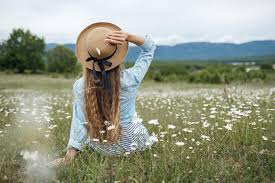
#> input picture semester_8_(spring-25)/digital_image_processing/codes/image.png, 275 x 183 px
$ jupyter execute assignment-1.ipynb
#> lines starting #> are read from the running program, lines starting #| are printed output that depends on the picture; after the words box and inside, x2 and y2 are one past the last pixel; in counts of white or black regions, pixels touching at a corner belong together
[cell 1]
# Import Packages
import cv2
import numpy as np
import matplotlib.pyplot as plt

[cell 2]
# Load the image in grayscale
image = cv2.imread('./image.png', cv2.IMREAD_GRAYSCALE)
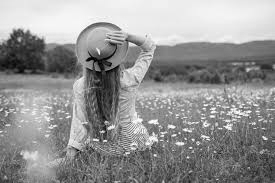
#> image: shape (183, 275); min 1, max 254, mean 148.6
if image is None:
    print("Error: Image not found or unable to open.")

### **Activity 1: Thresholding**

**Question:**
Thresholding is a gray-level transformation technique that enhances image contrast by modifying pixel intensity values based on a specified threshold $m$. Pixel values below the threshold are set to a lower intensity (commonly black), and values above the threshold are set to a higher intensity (commonly white). This produces a binary or high-contrast image that highlights specific features or regions of interest.

In other words, if a pixel value $r$ is:

-   $r < m$, then new pixel value $s = 0$ (black)
-   $r \geq m$, then new pixel value $s = L-1$ (white, where $L$ is max gray level, typically 255)

### **Explanation:**

-   Thresholding simplifies an image by converting it to black and white based on the threshold value $m$.
-   It is useful for separating objects from the background, especially when there is a clear difference in intensity.
-   Choosing the right threshold $m$ is crucial — too low or too high can cause loss of important details.
-   This operation results in a binary image emphasizing important features for further processing, like object detection or segmentation.

[cell 3]
threshold_value = 127
_, thresh_image = cv2.threshold(image, threshold_value, 255, cv2.THRESH_BINARY)
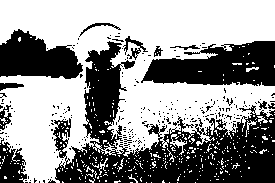
#> thresh_image: shape (183, 275); 58% white; 246 black regions (233 under 20 px), largest, box (x1, y1, x2, y2) and area: (53, 41, 275, 183) 12097, (141, 41, 275, 86) 4125, (0, 29, 83, 79) 2759

# Plot the original and thresholded images
plt.figure(figsize=(10,5))

plt.subplot(1,2,1)
plt.title('Original Image')
plt.axis('off')
plt.imshow(image, cmap='gray')

plt.subplot(1,2,2)
plt.title(f'Thresholded Image (threshold={threshold_value})')
plt.axis('off')
plt.imshow(thresh_image, cmap='gray')

plt.show()
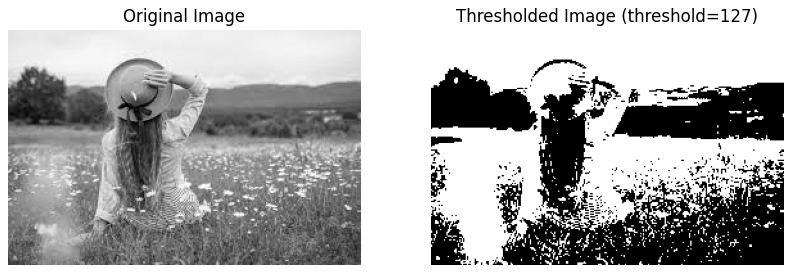
#> figure drawn by matplotlib, 2 panels

### **Activity 2: Negative Transformation**

**Question:**
Negative transformation inverts the gray levels of an image. For an image with intensity values ranging from 0 to L – 1, the transformation is defined as:

$$
s = L - 1 - r
$$

where:

-   $r$ is the original pixel value
-   $L$ is the number of gray levels (usually 256 for 8-bit images)
-   $s$ is the transformed pixel value

This transformation reverses the intensity levels, making light areas appear dark and vice versa. It is useful for enhancing features in dark regions.

### **Explanation:**

-   The image is loaded in grayscale.
-   $L$ is set to 256 (for 8-bit images).
-   The negative transformation formula $s = L-1-r$ is applied pixel-wise.
-   The original and negative images are displayed along with their histograms to visualize the pixel intensity distribution before and after transformation.

[cell 4]
L = 256
negative_image = L - 1 - image
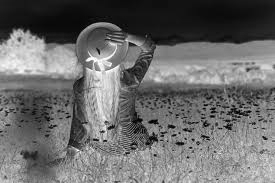
#> negative_image: shape (183, 275); min 1, max 254, mean 106.4
fig, axes = plt.subplots(2, 2, figsize=(12, 8))

axes[0,0].imshow(image, cmap='gray')
axes[0,0].set_title('Original Image')
axes[0,0].axis('off')

axes[0,1].hist(image.ravel(), bins=256, range=[0,256])
axes[0,1].set_title('Histogram of Original Image')

axes[1,0].imshow(negative_image, cmap='gray')
axes[1,0].set_title('Negative Image')
axes[1,0].axis('off')

axes[1,1].hist(negative_image.ravel(), bins=256, range=[0,256])
axes[1,1].set_title('Histogram of Negative Image')

plt.tight_layout()
plt.show()
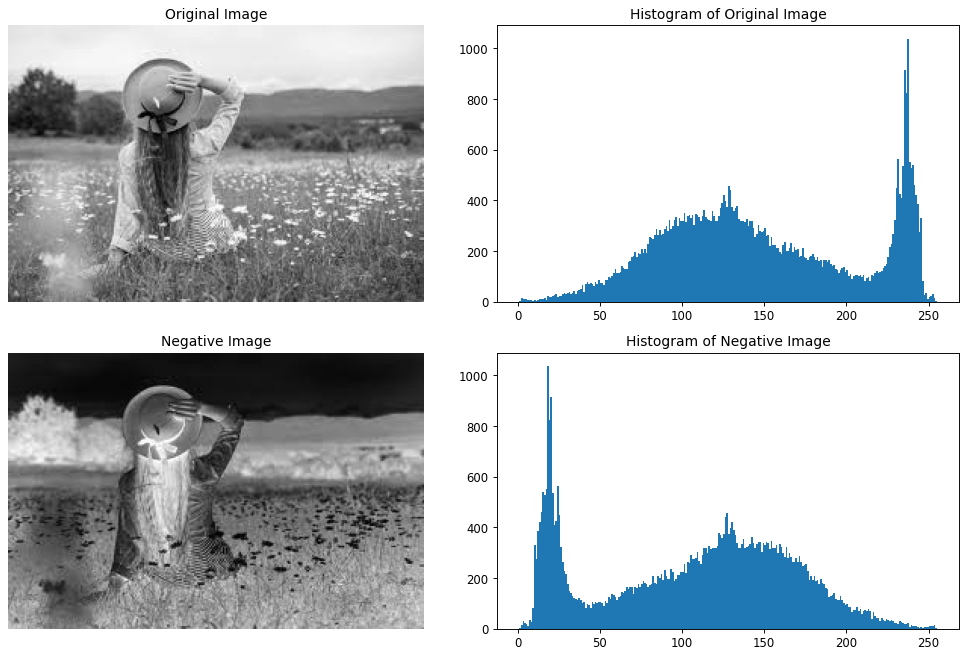
#> figure drawn by matplotlib, 4 panels; panel 2: tallest bar 1038 high, from x = 237 to 238; panel 4: tallest bar 1038 high, from x = 18 to 19

### **Activity 3: Logarithmic Transformation**

**Question:**
Logarithmic transformation is used to expand the range of dark pixel values while compressing the range of bright ones. It is defined as:

$$
s = c \cdot \log(1 + r)
$$

where:

-   $r$ is the pixel intensity value (input)
-   $s$ is the output pixel value
-   $c$ is a constant to scale the output intensity values

This transformation is particularly effective for images with a large range of intensity values and improves detail visibility in darker areas.

### **Explanation:**

-   Image is loaded in grayscale.
-   We convert the image pixel values to `float` for accurate logarithmic calculation.
-   Calculate constant $c$ to normalize the output to 0-255 range.
-   Apply the log transform $s = c \times \log(1 + r)$ on each pixel.
-   Convert the resulting image back to 8-bit unsigned integer.
-   Show the original and the log-transformed images side-by-side.

[cell 5]
image_float = image.astype(float)
c = 255 / np.log(1 + np.max(image_float))
#> c = 46.02
log_image = c * np.log(1 + image_float)
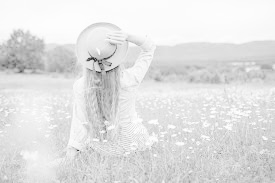
#> log_image: shape (183, 275) float64; min 31.9, max 255, mean 226.1

log_image = np.array(log_image, dtype=np.uint8)

# Plot original and log transformed images
plt.figure(figsize=(10,5))

plt.subplot(1,2,1)
plt.title('Original Image')
plt.axis('off')
plt.imshow(image, cmap='gray')

plt.subplot(1,2,2)
plt.title('Logarithmic Transformed Image')
plt.axis('off')
plt.imshow(log_image, cmap='gray')

plt.show()

### **Activity 4: Power-Law (Gamma) Transformation**

**Question:**
This transformation modifies the contrast of an image according to the equation:

$$
s = c \cdot r^{\gamma}
$$

where:

-   $r$ is the normalized pixel value (0 to 1)
-   $\gamma$ determines the degree of enhancement
-   $c$ is a scaling constant (often 1 for normalization)

Gamma correction is widely used in image enhancement to brighten or darken images.

### **Explanation:**

-   The image is loaded in grayscale.
-   Pixel values are normalized to \[0,1].
-   We define several gamma values to see different effects (less than 1 brightens, greater than 1 darkens).
-   For each gamma, the power-law transform $s = r^\gamma$ is applied.
-   Results are converted back to 8-bit scale.
-   Original and gamma-corrected images are plotted side-by-side for easy comparison.

[cell 6]
image_norm = image / 255.0
gamma_values = [0.3, 0.6, 1.0, 1.5, 2.0]

plt.figure(figsize=(15, 5))

plt.subplot(1, len(gamma_values) + 1, 1)
plt.imshow(image, cmap='gray')
plt.title('Original')
plt.axis('off')

for i, gamma in enumerate(gamma_values, start=2):
    gamma_corrected = np.power(image_norm, gamma)
    gamma_corrected = np.uint8(gamma_corrected * 255)

    plt.subplot(1, len(gamma_values) + 1, i)
    plt.imshow(gamma_corrected, cmap='gray')
    plt.title(f'Gamma = {gamma}')
    plt.axis('off')
#> this loop made 5 passes
#> pass 1, `gamma_corrected = np.power(image_norm, gamma)`:
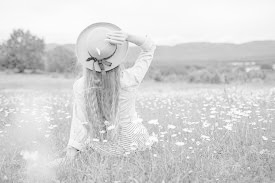
#> gamma_corrected: shape (183, 275) float64; min 0.19, max 0.999, mean 0.834
#> pass 2, `gamma_corrected = np.power(image_norm, gamma)`:
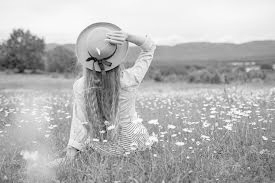
#> gamma_corrected: shape (183, 275) float64; min 0.036, max 0.998, mean 0.708

plt.tight_layout()
plt.show()
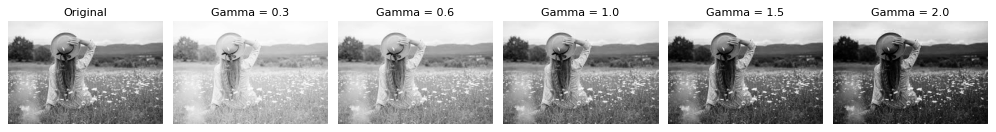
#> figure drawn by matplotlib, 6 panels
